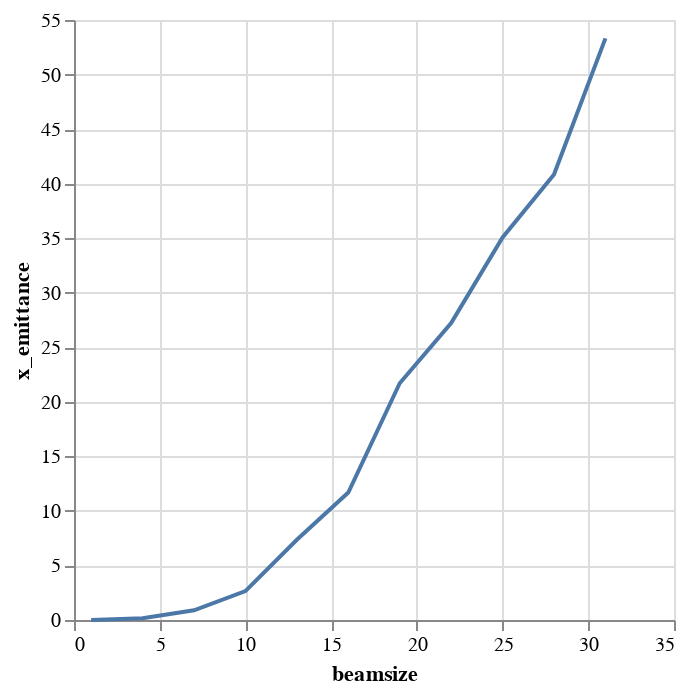

Notebook code cell kept with this figure:
### Markdown cell above
## Plots

### Code cell
alt.Chart(emit_df).mark_line().encode(
    x='beamsize',
    y='x_emittance',
)

### Figure 1 — Vega-Lite specification as saved in the notebook (floating-point values rounded to 4 significant figures)
{"$schema": "https://vega.github.io/schema/vega-lite/v1.2.1.json", "data": {"values": [{"beamsize": 1, "losses": 0, "relbeta": 0.002309, "sourceID": 16777217, "sourceName": "bs_1", "x_emittance": 0.003563, "x_norm_emittance": 8.224e-06, "y_emittance": 0.001088, "y_norm_emittance": 2.511e-06}, {"beamsize": 4, "losses": 0, "relbeta": 0.002309, "sourceID": 16777218, "sourceName": "bs_4", "x_emittance": 0.1572, "x_norm_emittance": 0.000363, "y_emittance": 0.0708, "y_norm_emittance": 0.0001634}, {"beamsize": 7, "losses": 0, "relbeta": 0.002309, "sourceID": 16777219, "sourceName": "bs_7", "x_emittance": 0.8897, "x_norm_emittance": 0.002054, "y_emittance": 0.34, "y_norm_emittance": 0.0007848}, {"beamsize": 10, "losses": 0, "relbeta": 0.002309, "sourceID": 16777220, "sourceName": "bs_10", "x_emittance": 2.654, "x_norm_emittance": 0.006127, "y_emittance": 1.179, "y_norm_emittance": 0.002722}, {"beamsize": 13, "losses": 1, "relbeta": 0.002309, "sourceID": 16777221, "sourceName": "bs_13", "x_emittance": 7.353, "x_norm_emittance": 0.01698, "y_emittance": 2.771, "y_norm_emittance": 0.006397}, {"beamsize": 16, "losses": 13, "relbeta": 0.002309, "sourceID": 16777222, "sourceName": "bs_16", "x_emittance": 11.68, "x_norm_emittance": 0.02696, "y_emittance": 4.671, "y_norm_emittance": 0.01078}, {"beamsize": 19, "losses": 32, "relbeta": 0.002309, "sourceID": 16777223, "sourceName": "bs_19", "x_emittance": 21.7, "x_norm_emittance": 0.0501, "y_emittance": 11.19, "y_norm_emittance": 0.02584}, {"beamsize": 22, "losses": 54, "relbeta": 0.002309, "sourceID": 16777224, "sourceName": "bs_22", "x_emittance": 27.21, "x_norm_emittance": 0.06282, "y_emittance": 18.86, "y_norm_emittance": 0.04355}, {"beamsize": 25, "losses": 105, "relbeta": 0.002309, "sourceID": 16777225, "sourceName": "bs_25", "x_emittance": 35.06, "x_norm_emittance": 0.08095, "y_emittance": 25.17, "y_norm_emittance": 0.05812}, {"beamsize": 28, "losses": 144, "relbeta": 0.002309, "sourceID": 16777226, "sourceName": "bs_28", "x_emittance": 40.85, "x_norm_emittance": 0.0943, "y_emittance": 32.48, "y_norm_emittance": 0.07498}, {"beamsize": 31, "losses": 183, "relbeta": 0.002309, "sourceID": 16777227, "sourceName": "bs_31", "x_emittance": 53.32, "x_norm_emittance": 0.1231, "y_emittance": 50.38, "y_norm_emittance": 0.1163}]}, "encoding": {"x": {"field": "beamsize", "type": "quantitative"}, "y": {"field": "x_emittance", "type": "quantitative"}}, "mark": "line"}
